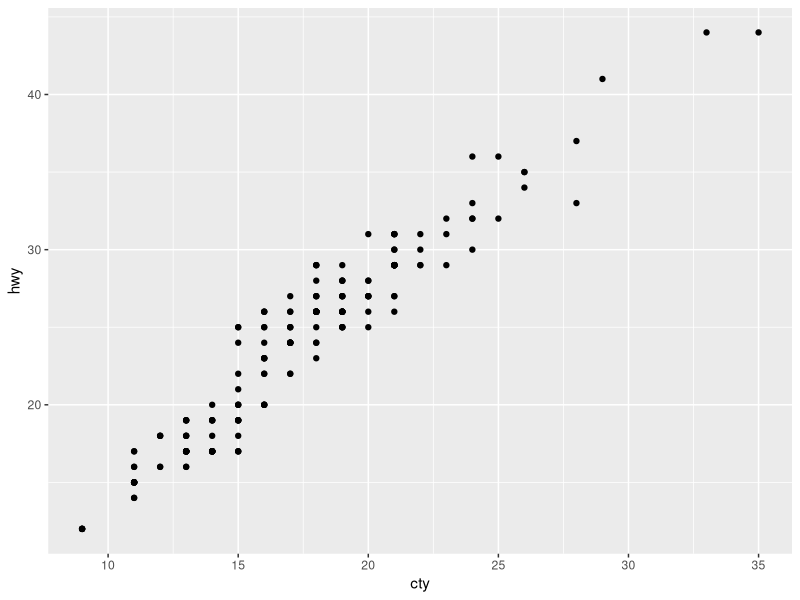
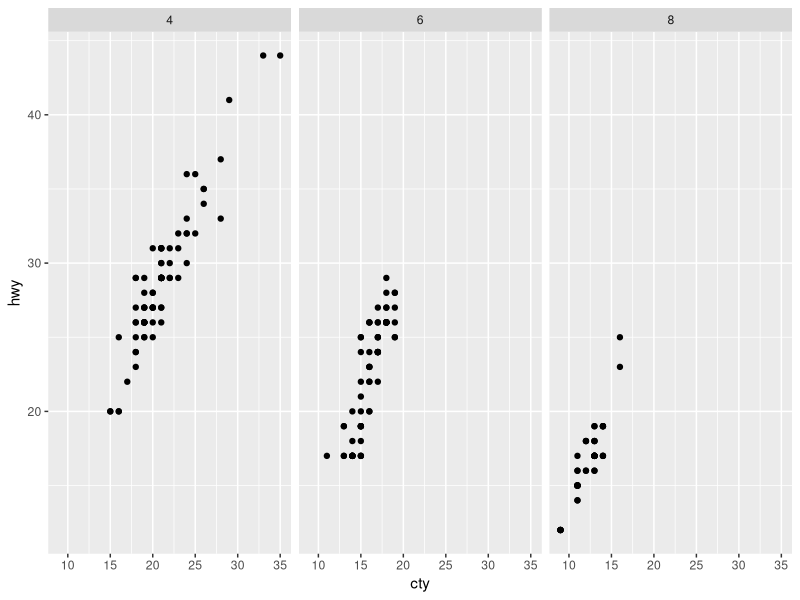
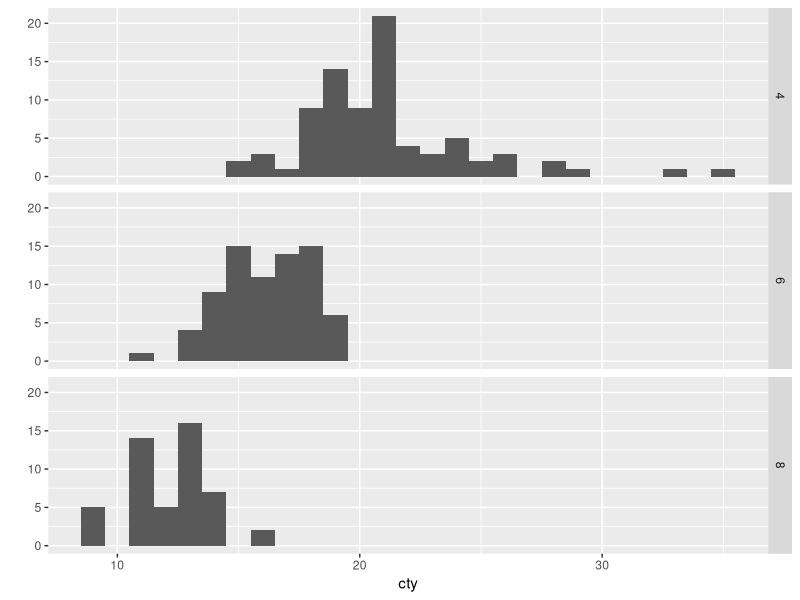
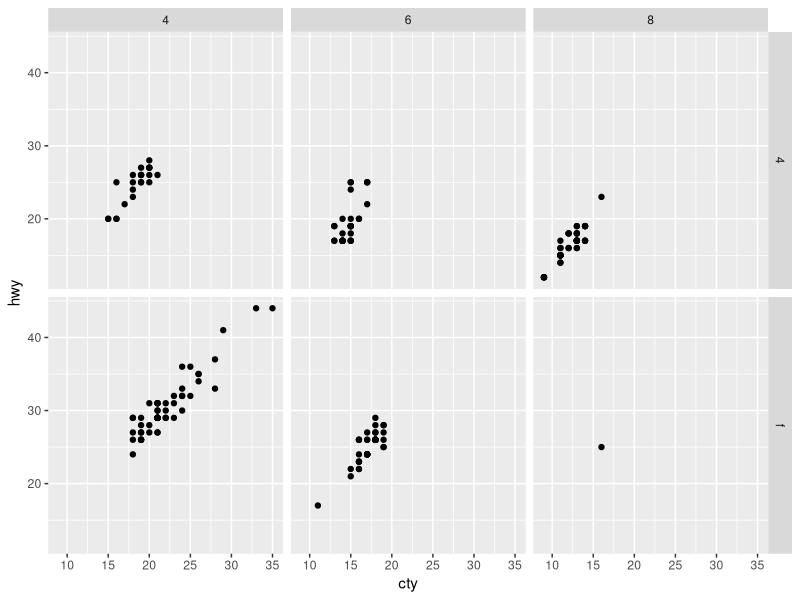
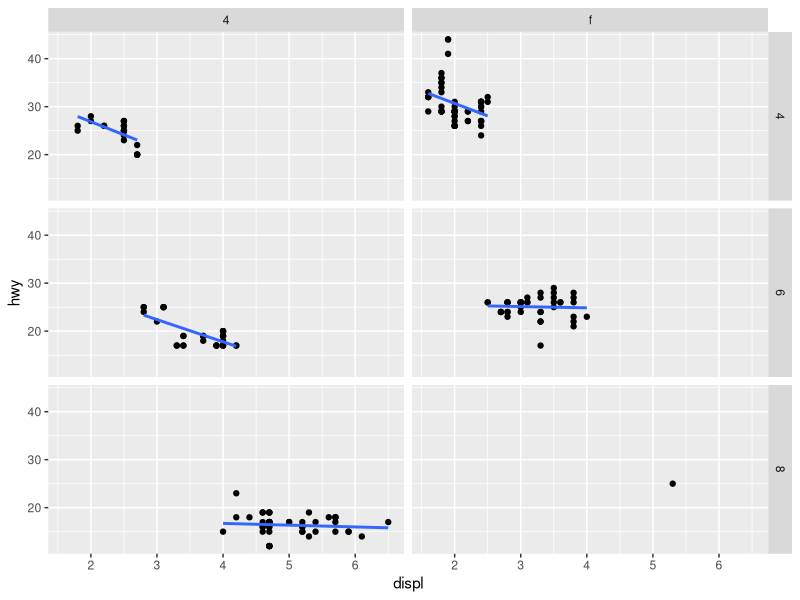
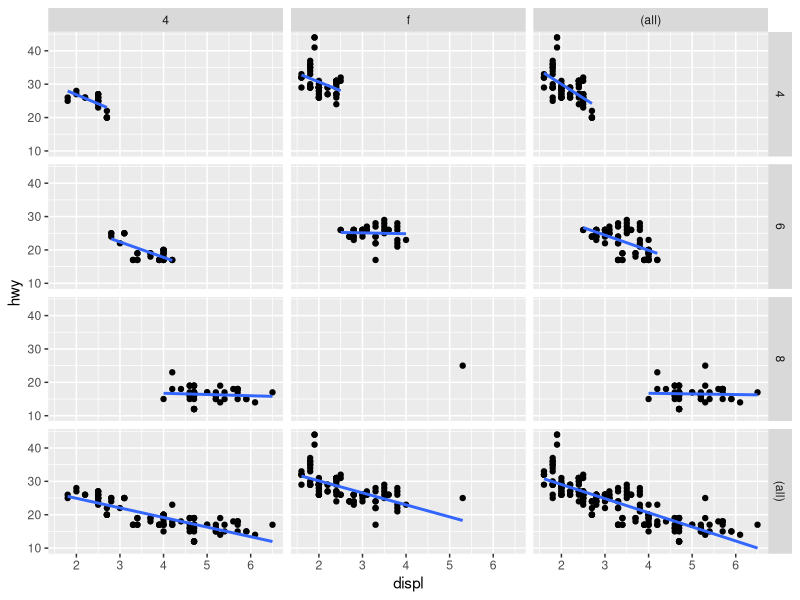
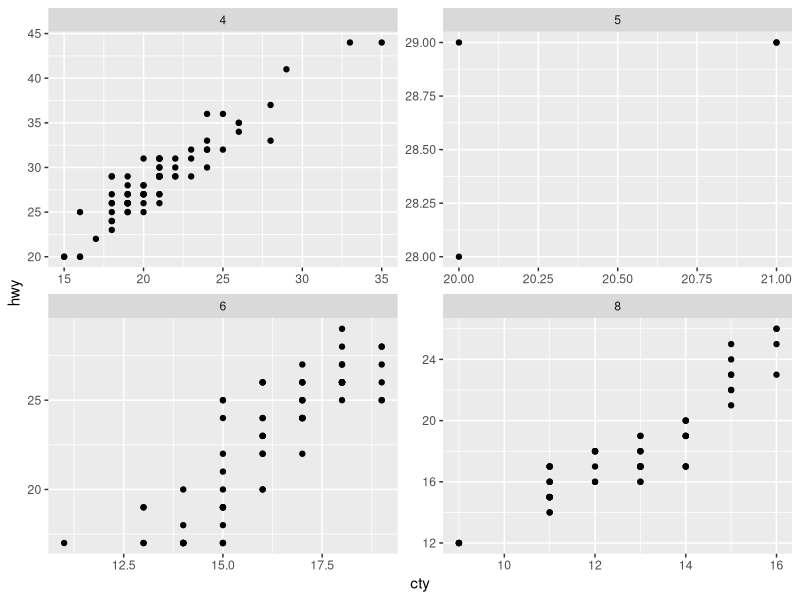
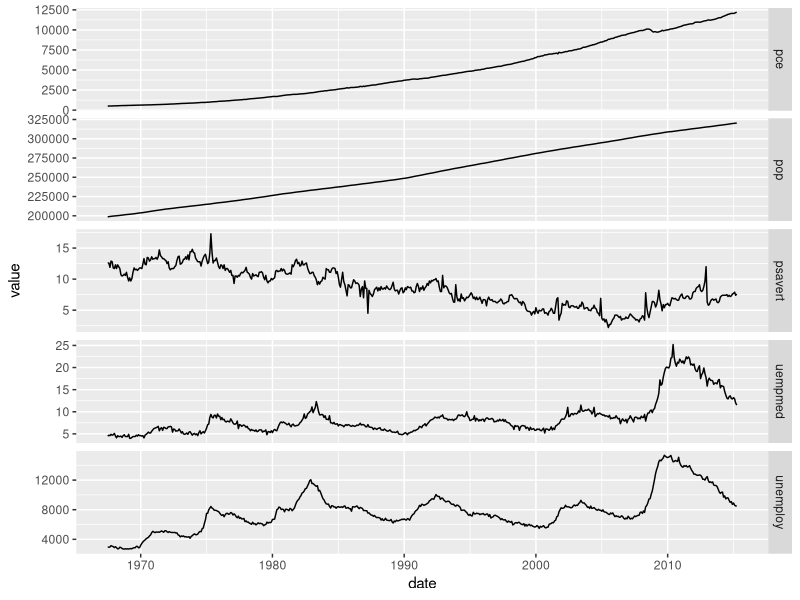

Generate these figures, in order, with R:
##############################
### Chapter 7. Positioning ###
##############################

### 7.1 Intro
# Positioning has four aspects:
#   (1) adjust position, in overplotting
#   (2) scale, linear/logarithm
#   (3) facet, small multiples
#   (4) coordinate system
library(ggplot2)

### 7.2 Facet
# compare the differences among subsets of data
# two types facets in ggplot2: facet_grid, facet_wrap
# facet_grid is true 2-D: with row variable and col variable
# facet_wrap is just rearrange the layout of plots

# data:
mpg2 = subset(mpg, cyl != 5 & drv %in% c("4", "f"))

##  7.2.1 facet grid
# (1) no facet
qplot(cty, hwy, data = mpg2) + facet_null()

# (2) one row ~ multi col
# . ~ var, useful for data display
qplot(cty, hwy, data = mpg2) + facet_grid(. ~ cyl)

# (3) multi row ~ one col
# b ~., useful for distribution display
qplot(cty, data = mpg2, geom = "histogram", binwidth = 1) +
  facet_grid(cyl ~.)

# (4) multi row ~ multi col
# a ~ b
qplot(cty, hwy, data = mpg2) +
  facet_grid(drv ~ cyl)

# margin plot
# just like a contingency table, or 2-D discrete distribution
p = qplot(displ, hwy, data = mpg2) + 
  geom_smooth(method = "lm", se = F)
p + facet_grid(cyl ~ drv)
p + facet_grid(cyl ~ drv, margins = TRUE)

##  7.2.2 facet warp
# useful in dealing with multi level data

##  7.2.3 scale control
# in facet_grid and facet_wrap, you can use scales = ...
# scales = "fixed", default case
# scales = "free", scales of x & y can be different
# scales = "free_x"
# scales = "free_y"
p = qplot(cty, hwy, data = mpg)
p + facet_wrap( ~ cyl, ncol = 2, scale = "free")

# useful to display different scale of time series
library(reshape2)
em = melt(economics, id = "date")
head(em)
head(economics)
qplot(date, value, data = em, geom = "line", group = variable) +
  facet_grid(variable ~ ., scale = "free_y")

# there is one more constraints in facet_grid()
# scale of x should same for same column
# scale of y should same for same row
# we can use space = ... to deal with it
mpg3 = within(mpg2, {
  model = reorder(model, cty)
  manufacturer = reorder(manufacturer, -cty)
})

models = qplot(cty, model, data = mpg3)
models
models + facet_grid(manufacturer ~., 
                    scales = "free",
                    space = "free") +
  theme(strip.text.y = element_text())

##  7.2.4 missing data

##  7.2.5 group and facet

##  7.2.6 side by side and facet

##  7.2.7 continuous variable
# to facet based on continuous variable:
# (1) cut data into n parts with same length
# cut_interval(x, n = 10)
# cut_interval(x, length = 1)

# (2) cut data into n parts with same number of obs
# cut_number(x, n = 10)

mpg2$disp_ww = cut_interval(mpg2$displ, length = 1)
mpg2$disp_wn = cut_interval(mpg2$displ, n = 6)
mpg2$disp_nn = cut_number(mpg2$displ, n = 6)

plot = qplot(cty, hwy, data = mpg2) + labs(x = NULL, y = NULL)
plot + facet_wrap( ~ disp_ww, nrow = 1)
plot + facet_wrap( ~ disp_wn, nrow = 1)
plot + facet_wrap( ~ disp_nn, nrow = 1)

### 7.3 Coordinate system
